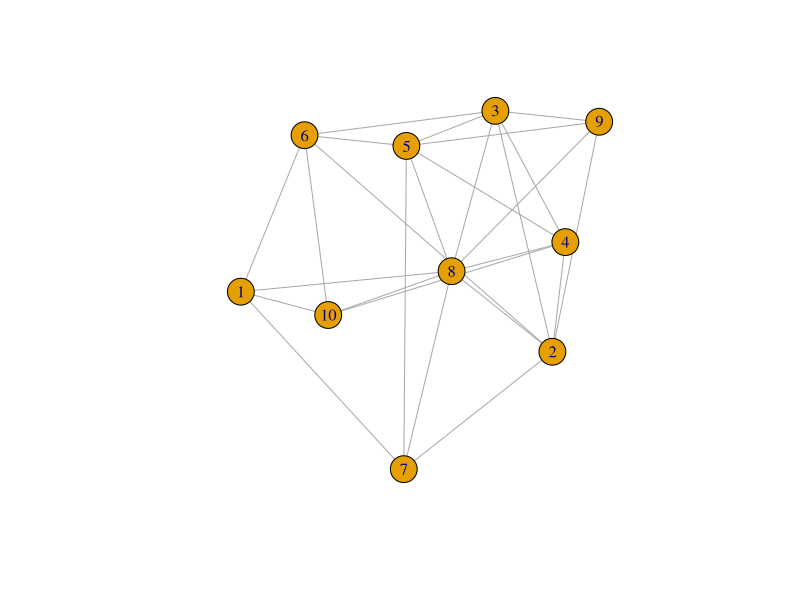
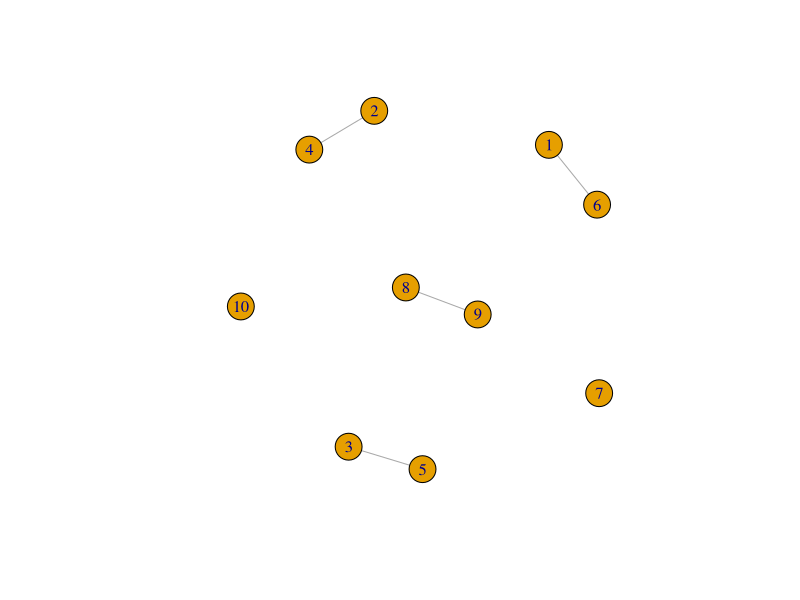

Here is the R script that generated these plots, in order:
#
# Sami Hossain
# 04/17/2021
# Approximate Maximal Matching algorithm (greedy) maximize weight cost
# Similar in technique to the scheduling problem
# guaranteed at least 50% of the true maximum


library(igraph)
nodes <- 10

graph <- erdos.renyi.game(nodes, .45, type = "gnp", directed = F) #random graph
E(graph)$weight <- sample(5:40,length(E(graph)), replace = T) #apply weights to edges
plot(graph) 

relabled <- sort(E(graph)$weight, decreasing = T, index.return = T)$ix  #sort the edges by highest cost
matching <- graph.empty(nodes, directed = FALSE)

for(i in relabled){
  temp <- ends(graph, E(graph)[i], names= T)[1,] #endpoints of the edge
  v1 <- temp[1]
  v2 <- temp[2]
  if( sum(matching[v1,]) == 0 && sum(matching[v2,]) == 0 ){
    matching[v1,v2] <- TRUE
  }
}

sum <- 0
#calculate edge costs
for(i in 1:nodes){ #to prevent double counting
  for(j in 1:nodes){ 
    if(matching[i,j] == 1){
      sum <- sum + graph[i,j]
    }
  }
}

plot(matching)
print(paste0("Approximate Max Weight Matching - Edge cost: ", sum))